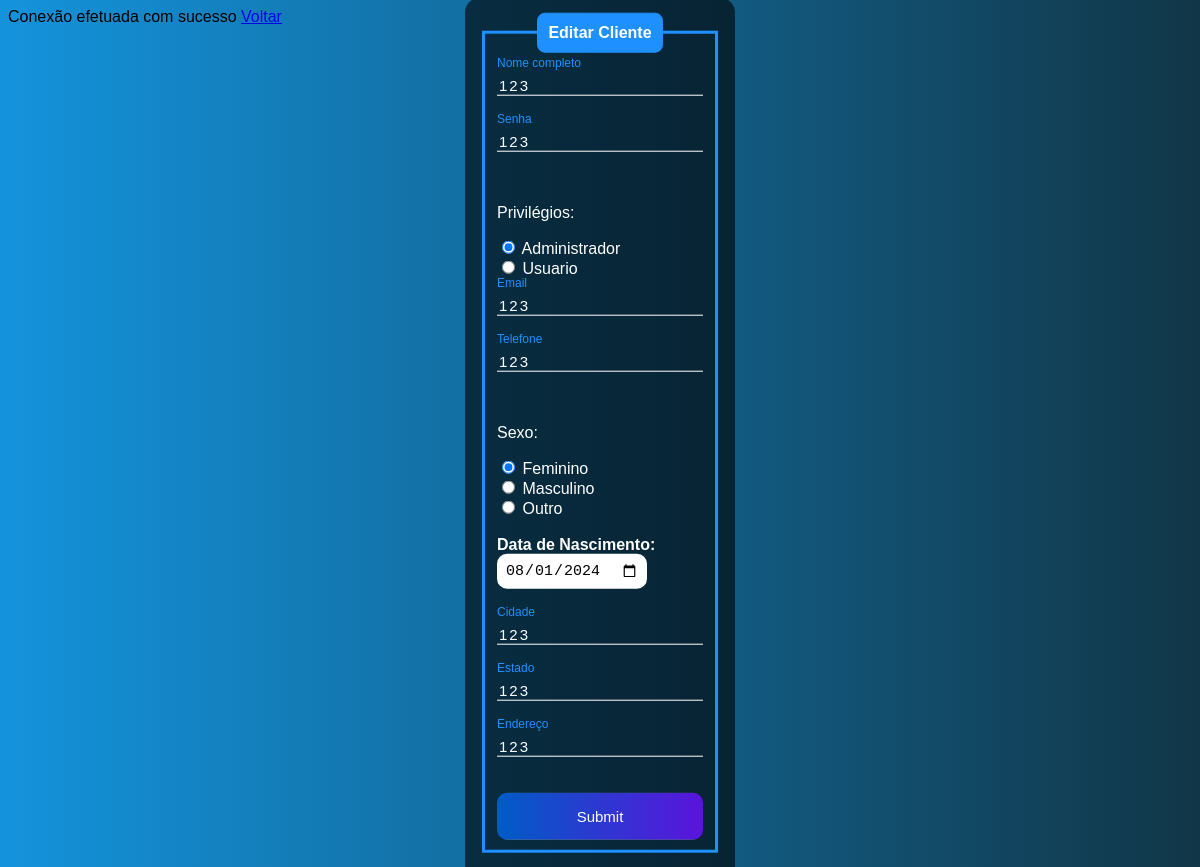
The page /edit.php?id=3 on the database its author committed.
### tables this page shows
CREATE TABLE `usuarios` (
  `id` int(11) NOT NULL,
  `nome` varchar(50) NOT NULL,
  `senha` varchar(25) NOT NULL,
  `privilegio` varchar(15) NOT NULL,
  `email` varchar(50) NOT NULL,
  `telefone` varchar(15) NOT NULL,
  `sexo` varchar(20) NOT NULL,
  `data_nasc` date NOT NULL,
  `cidade` varchar(45) NOT NULL,
  `estado` varchar(45) NOT NULL,
  `endereco` varchar(45) NOT NULL
);

### edit.php (the view, shortened to what this page needs)
<?php
    include_once('config.php');
    if(!empty($_GET['id']))
    {
        $id = $_GET['id'];
        $sqlSelect = "SELECT * FROM usuarios WHERE id=$id";
        $result = $conexao->query($sqlSelect);
        if($result->num_rows > 0)
        {
            while($user_data = mysqli_fetch_assoc($result))
            {
                $nome = $user_data['nome'];
                $senha = $user_data['senha'];
                $privilegio = $user_data['privilegio'];
                $email = $user_data['email'];
                $telefone = $user_data['telefone'];
                $sexo = $user_data['sexo'];
                $data_nasc = $user_data['data_nasc'];
                $cidade = $user_data['cidade'];
                $estado = $user_data['estado'];
                $endereco = $user_data['endereco'];
            }
        }
        else
        {
            header('Location: sistema.php');
        }
    }
    else
    {
        header('Location: sistema.php');
    }
?>
<!DOCTYPE html>
<html lang="en">
<head>
    <link rel="stylesheet" href="\css\edit.css">
</head>
<body>
    <a href="sistema.php">Voltar</a>
    <div class="box">
        <form action="saveEdit.php" method="POST">
            <fieldset>
                <legend><b>Editar Cliente</b></legend>
                <br>
                <div class="inputBox">
                    <input type="text" name="nome" id="nome" class="inputUser" value=<?php echo $nome;?> required>
                    <label for="nome" class="labelInput">Nome completo</label>
                </div>
                <br><br>
                <div class="inputBox">
                    <input type="text" name="senha" id="senha" class="inputUser" value=<?php echo $senha;?> required>
                    <label for="senha" class="labelInput">Senha</label>
                </div>
                <br><br>
                <p>Privilégios:</p>
                <input type="radio" id="administrador" name="privilegio" value="administrador" <?php echo ($privilegio == 'administrador') ? 'checked' : '';?> required>
                <label for="administrador">Administrador</label>
                <br>
                <input type="radio" id="usuario" name="privilegio" value="usuario" <?php echo ($privilegio == 'usuario') ? 'checked' : '';?> required>
                <label for="usuario">Usuario</label>
                <br><br>
                <div class="inputBox">
                    <input type="text" name="email" id="email" class="inputUser" value=<?php echo $email;?> required>
                    <label for="email" class="labelInput">Email</label>
                </div>
                <br><br>
                <div class="inputBox">
                    <input type="tel" name="telefone" id="telefone" class="inputUser" value=<?php echo $telefone;?> required>
                    <label for="telefone" class="labelInput">Telefone</label>
                </div>
                <br><br>
                <p>Sexo:</p>
                <input type="radio" id="feminino" name="genero" value="feminino" <?php echo ($sexo == 'feminino') ? 'checked' : '';?> required>
                <label for="feminino">Feminino</label>
                <br>
                <input type="radio" id="masculino" name="genero" value="masculino" <?php echo ($sexo == 'masculino') ? 'checked' : '';?> required>
                <label for="masculino">Masculino</label>
                <br>
                <input type="radio" id="outro" name="genero" value="outro" <?php echo ($sexo == 'outro') ? 'checked' : '';?> required>
                <label for="outro">Outro</label>
                <br><br>
                <label for="data_nascimento"><b>Data de Nascimento:</b></label>
                <input type="date" name="data_nascimento" id="data_nascimento" value=<?php echo $data_nasc;?> required>
                <br><br><br>
                <div class="inputBox">
                    <input type="text" name="cidade" id="cidade" class="inputUser" value=<?php echo $cidade;?> required>
                    <label for="cidade" class="labelInput">Cidade</label>
                </div>
                <br><br>
                <div class="inputBox">
                    <input type="text" name="estado" id="estado" class="inputUser" value=<?php echo $estado;?> required>
                    <label for="estado" class="labelInput">Estado</label>
                </div>
                <br><br>
                <div class="inputBox">
                    <input type="text" name="endereco" id="endereco" class="inputUser" value=<?php echo $endereco;?> required>
                    <label for="endereco" class="labelInput">Endereço</label>
                </div>
                <br><br>
                <input type="submit" name="update" id="submit">
            </fieldset>
        </form>
    </div>
</body>
</html>

### css/edit.css (style rules this page uses)
body { font-family: Arial, Helvetica, sans-serif; background-image: linear-gradient(to right, rgb(20, 147, 220), rgb(17, 54, 71)); }
.box { color: white; position: absolute; top: 50%; left: 50%; transform: translate(-50%,-50%); background-color: rgba(0, 0, 0, 0.6); padding: 15px; border-radius: 15px; width: 20%; }
fieldset { border: 3px solid dodgerblue; }
legend { border: 1px solid dodgerblue; padding: 10px; text-align: center; background-color: dodgerblue; border-radius: 8px; }
.inputBox { position: relative; }
.inputUser { background: none; border: none; border-bottom: 1px solid white; outline: none; color: white; font-size: 15px; width: 100%; letter-spacing: 2px; }
.labelInput { position: absolute; top: 0px; left: 0px; pointer-events: none; transition: .5s; }
.inputUser:focus ~ .labelInput, .inputUser:valid ~ .labelInput { top: -20px; font-size: 12px; color: dodgerblue; }
#data_nascimento { border: none; padding: 8px; border-radius: 10px; outline: none; font-size: 15px; }
#submit { background-image: linear-gradient(to right,rgb(0, 92, 197), rgb(90, 20, 220)); width: 100%; border: none; padding: 15px; color: white; font-size: 15px; cursor: pointer; border-radius: 10px; }

### rows shown on the page
usuarios: nome "123", senha "123", privilegio "☑ Administrador", privilegio "☐ Usuario", email "123", telefone "123", sexo "☑ Feminino", sexo "☐ Masculino", sexo "☐ Outro", data_nascimento "08/01/2024", cidade "123", estado "123", endereco "123"
